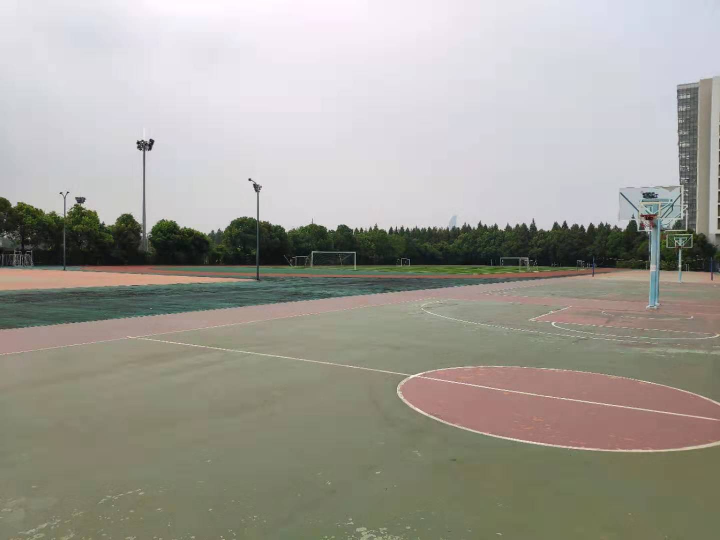
#> input picture sift/test1.png, 1440 x 1080 px (shown at 1/2 size)
$ python test.py
#> lines starting #> are read from the running program, lines starting #| are printed output that depends on the picture
#%%
from PIL import Image
from matplotlib import pyplot as plt
import numpy as np
import cv2
import math
from tqdm import tqdm

#%%
img_raw = Image.open("test1.png")
#> img_raw is the input picture: PIL image 1440x1080 RGBA; mean R, G, B, A 160.3, 158, 150.1, 255
img = img_raw.convert('L')
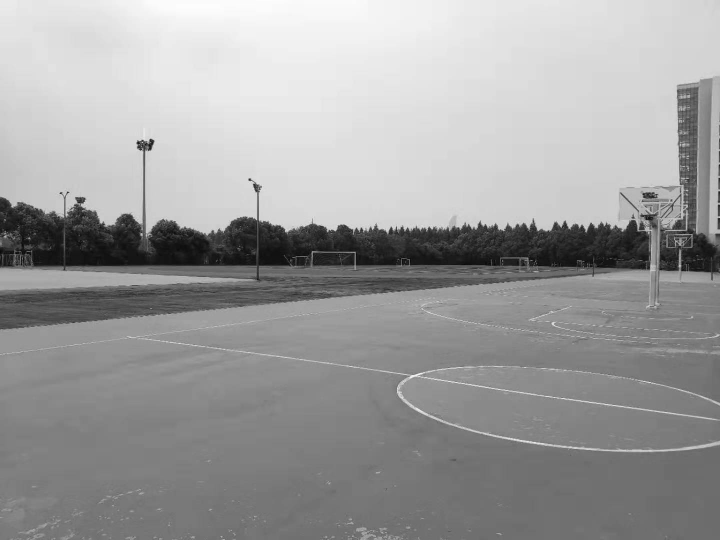
#> img: PIL image 1440x1080 L (shown at 1/2 size); min 0, max 253, mean 157.8
img_arr = np.array(img)
imgw, imgh = img_arr.shape
#> imgw = 1080; imgh = 1440

def show_img(img):
    plt.imshow(img,cmap=plt.cm.gray)
    plt.show()
#%%
def get_scale_space(img, k, sigma, octave = 4, layer = 5, show = False):
#> called with k = 1.41, sigma = 1.6, octave = 4, layer = 5, show = False
    octaves = list()
    scales = list()
    new_sigma = sigma
    for i in range(octave):
        layers = list()
        h, w = img.size
        sigma = new_sigma

        for j in range(layer):
            if j == layer-3:
                new_sigma = sigma
            img_blur = cv2.GaussianBlur(np.array(img), (5,5), sigmaX = sigma)
            # img_blur = np.array(img_blur, dtype='int8')
            scales.append(sigma)
            layers.append(img_blur)
            sigma = k*sigma

            if show:
                plt.subplot(octave,layer,i*layer+j+1)
                plt.imshow(img_blur,cmap='Greys_r')

        img = img.resize((int(h/2), int(w/2)))
        octaves.append(layers)
#> this loop made 4 passes
#> pass 1, in get_scale_space, `img = img.resize((int(h/2), int(w/2)))`:
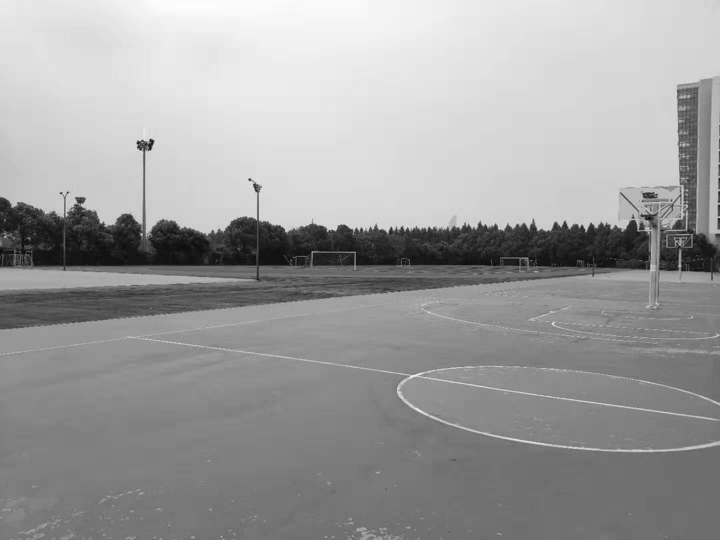
#> img: PIL image 720x540 L; min 6, max 253, mean 157.8
#> pass 3, in get_scale_space, `img = img.resize((int(h/2), int(w/2)))`:
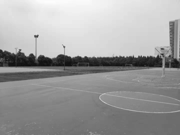
#> img: PIL image 180x135 L; min 13, max 253, mean 157.8
#> after the loop:
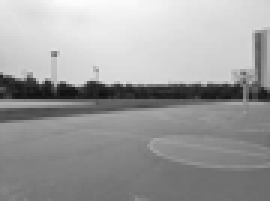
#> img: PIL image 90x67 L (shown 3 times larger); min 16, max 252, mean 157.8
#> after the loop, octaves = 4 items; scales = [1.6, 2.26, 3.2, 4.53, 6.4, 3.2, 4.53, 6.4, 9.05, 12.8, 6.4, 9.05, 12.8, 18.1, 25.6, 12.8, 18.1, 25.6, 36.2, 51.2]

    if show:
        plt.show()

#> (the run stopped early here; a loop or call above may not have finished)
